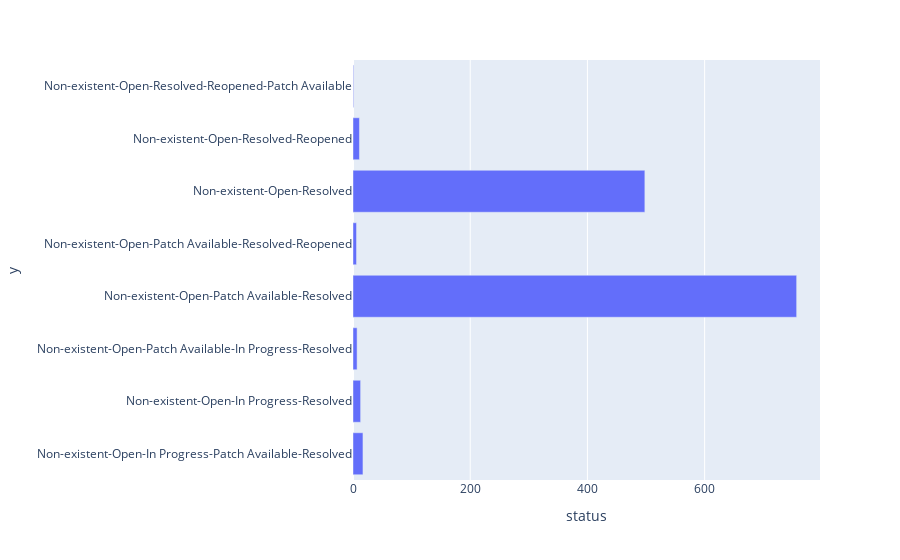

Write notebook code for a chart like this one.
### Markdown cell above
## Steps taken

### Code cell
test = df[['steps_taken', 'status']].groupby('steps_taken').count()
fig = px.bar(test, y = test.index, x = test["status"], orientation='h')
fig.show()

### Figure 1 — Plotly figure (JSON) as saved in the notebook; plotly's stock layout.template omitted (floating-point values rounded to 4 significant figures)
{"data": [{"alignmentgroup": "True", "hovertemplate": "status=%{x}<br>y=%{y}<extra></extra>", "legendgroup": "", "marker": {"color": "#636efa"}, "name": "", "offsetgroup": "", "orientation": "h", "showlegend": false, "textposition": "auto", "type": "bar", "x": [17, 13, 7, 757, 6, 498, 11, 1], "xaxis": "x", "y": ["Non-existent-Open-In Progress-Patch Available-Resolved", "Non-existent-Open-In Progress-Resolved", "Non-existent-Open-Patch Available-In Progress-Resolved", "Non-existent-Open-Patch Available-Resolved", "Non-existent-Open-Patch Available-Resolved-Reopened", "Non-existent-Open-Resolved", "Non-existent-Open-Resolved-Reopened", "Non-existent-Open-Resolved-Reopened-Patch Available"], "yaxis": "y"}], "layout": {"barmode": "relative", "legend": {"tracegroupgap": 0}, "margin": {"t": 60}, "xaxis": {"anchor": "y", "domain": [0, 1], "title": {"text": "status"}}, "yaxis": {"anchor": "x", "domain": [0, 1], "title": {"text": "y"}}}}
